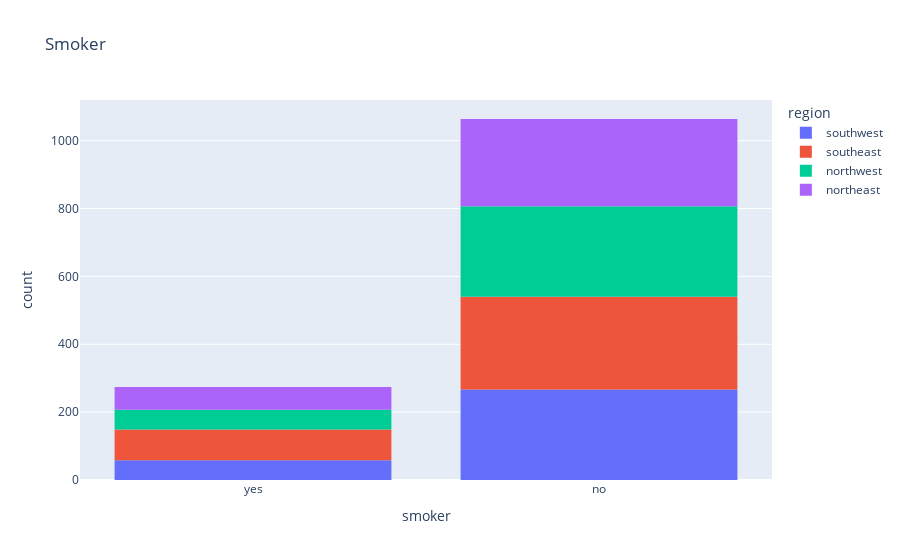

Notebook source saved alongside this figure:
### Code cell
px.histogram(medical_df, x='smoker', color='region', title='Smoker')

### Figure 1 — Plotly figure (JSON) as saved in the notebook; plotly's stock layout.template omitted (floating-point values rounded to 4 significant figures; data arrays with more than 128 entries replaced by an {"elided": "..."} marker saying what was removed)
{"data": [{"bingroup": "x", "hovertemplate": "region=southwest<br>smoker=%{x}<br>count=%{y}<extra></extra>", "legendgroup": "southwest", "marker": {"color": "#636efa", "pattern": {"shape": ""}}, "name": "southwest", "orientation": "v", "showlegend": true, "type": "histogram", "x": {"elided": "325 str values"}, "xaxis": "x", "yaxis": "y"}, {"bingroup": "x", "hovertemplate": "region=southeast<br>smoker=%{x}<br>count=%{y}<extra></extra>", "legendgroup": "southeast", "marker": {"color": "#EF553B", "pattern": {"shape": ""}}, "name": "southeast", "orientation": "v", "showlegend": true, "type": "histogram", "x": {"elided": "364 str values"}, "xaxis": "x", "yaxis": "y"}, {"bingroup": "x", "hovertemplate": "region=northwest<br>smoker=%{x}<br>count=%{y}<extra></extra>", "legendgroup": "northwest", "marker": {"color": "#00cc96", "pattern": {"shape": ""}}, "name": "northwest", "orientation": "v", "showlegend": true, "type": "histogram", "x": {"elided": "325 str values"}, "xaxis": "x", "yaxis": "y"}, {"bingroup": "x", "hovertemplate": "region=northeast<br>smoker=%{x}<br>count=%{y}<extra></extra>", "legendgroup": "northeast", "marker": {"color": "#ab63fa", "pattern": {"shape": ""}}, "name": "northeast", "orientation": "v", "showlegend": true, "type": "histogram", "x": {"elided": "324 str values"}, "xaxis": "x", "yaxis": "y"}], "layout": {"barmode": "relative", "legend": {"title": {"text": "region"}, "tracegroupgap": 0}, "title": {"text": "Smoker"}, "xaxis": {"anchor": "y", "domain": [0, 1], "title": {"text": "smoker"}}, "yaxis": {"anchor": "x", "domain": [0, 1], "title": {"text": "count"}}}}
